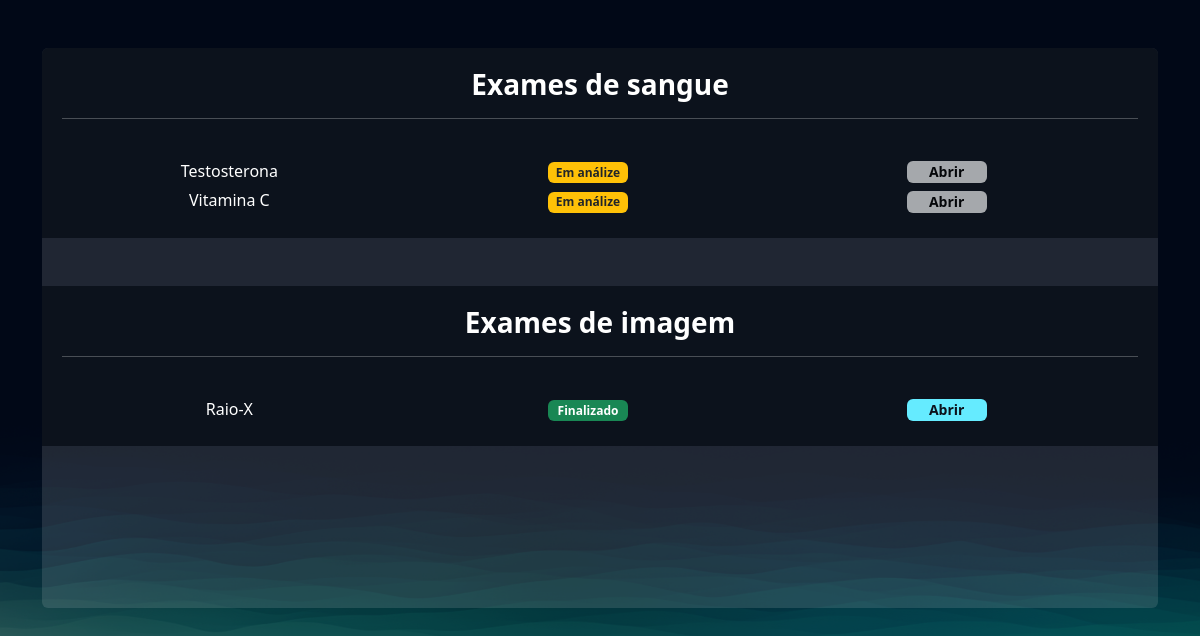
The app's page /exames/gerenciar_exames/ (signed in) with its own data.
### exames/models.py (models this page shows, shortened)
class SolicitacaoExame(models.Model):
    choice_status = (
        ('E', 'Em análise'),
        ('F', 'Finalizado')
    )
    usuario = models.ForeignKey(User, on_delete=models.DO_NOTHING)
    exame = models.ForeignKey(TiposExames, on_delete=models.DO_NOTHING)
    status = models.CharField(max_length=1, choices=choice_status)
    resultado = models.FileField(upload_to="resultados", null=True, blank=True)
    requer_senha = models.BooleanField(default=False)
    senha = models.CharField(max_length=16, null=True, blank=True)
    def badge_template(self):
        if self.status == 'E':
            classes = 'bg-warning text-dark'
            mensagem = 'Em análize'
        elif self.status == 'F':
            mensagem = 'Finalizado'
            classes = 'bg-success'
        return mark_safe(f'<span class="badge {classes}" style="width: 80px;">{mensagem}</span>')

class TiposExames(models.Model):
    tipo_choices = (
        ('I', 'Exame de Imagem'),
        ('S', 'Exame de Sangue')
    )
    nome = models.CharField(max_length=50)
    tipo = models.CharField(max_length=1, choices=tipo_choices)
    preco = models.FloatField()
    disponivel = models.BooleanField(default=True)
    horario_inicial = models.IntegerField()
    horario_final = models.IntegerField()

### exames/views.py (the view)
# urls.py: path('gerenciar_exames/', views.gerenciar_exames, name='gerenciar_exames'),
@login_required
def gerenciar_exames(request):
    exames = SolicitacaoExame.objects.filter(usuario = request.user)
    return render(request, 'gerenciar_exames.html', {'exames': exames})

### exames/templates/gerenciar_exames.html (shortened to what this page needs)
{% extends "bases/base.html" %}
{% load static %}
{% block 'head' %}
    <link href="{% static 'exames/css/css.css' %}" rel="stylesheet">
    <link href="{% static 'exames/css/gerenciar_pedidos.css' %}" rel="stylesheet">
    <link href="{% static 'exames/css/gerenciar_exames.css' %}" rel="stylesheet">
{% endblock 'head' %}
{% block 'conteudo' %}
    <br>
    <br>
    <div class="container">
        <div class="card card-view">
            <div class="sub-card">
                <h3>Exames de sangue</h3>
                <hr>
                <br>
                {% for exame in exames %}
                    {% if exame.exame.tipo == 'S' %}
                        <div class="row">
                            <div class="col-md">{{exame.exame.nome}}</div>
                            <div class="col-md">
                                {{exame.badge_template}}
                            </div>
                            <div class="col-md">
                                {% if exame.status == 'F' %}
                                    <a href="{% url 'permitir_abrir_exame' exame.id %}" target="_blank" class="btn btn-light"> Abrir </a>
                                {% else %}
                                    <a href="#" class="btn btn-light disabled"> Abrir </a>
                                {% endif %}
                            </div>
                        </div>
                    {% endif %}
                {% endfor %}
            </div>
                <br>
                <br>
            <div class="sub-card">
                <h3>Exames de imagem</h3>
                <hr>
                <br>
                {% for exame in exames %}
                    {% if exame.exame.tipo == 'I' %}
                        <div class="row">
                            <div class="col-md">{{exame.exame.nome}}</div>
                            <div class="col-md">
                                {{exame.badge_template}}
                            </div>
                            <div class="col-md">
                                {% if exame.status == 'F' %}
                                    <a href="{% url 'permitir_abrir_exame' exame.id %}" target="_blank" class="btn btn-light"> Abrir </a>
                                {% else %}
                                    <a href="#" class="btn btn-light disabled"> Abrir </a>
                                {% endif %}
                            </div>
                        </div>
                    {% endif %}
                {% endfor %}
            </div>
        </div>
    </div>
{% endblock 'conteudo' %}

### templates/static/geral/css/geral.css (style rules this page uses)
:root { --main-color: #151C34; --dark-color: #0C121C ; --light-color: #6DE6EE; --contrast-color: #f4c96b; --differential-color: #066668; }
* { color: white }

### templates/static/exames/css/css.css (style rules this page uses)
html { background-image: url('/static/geral/img/bg2.png'); background-size: cover; }
body { background-image: url('/static/geral/img/bg2.png'); background-size: cover; }
.card { background-color: rgba(217, 217, 217, .14); color: white; padding: 15px; }

### templates/static/exames/css/gerenciar_pedidos.css (style rules this page uses)
.card-view { text-align: center; padding: 0; border: none; height: 70vh; overflow: auto; }

### templates/static/exames/css/gerenciar_exames.css (style rules this page uses)
.sub-card { background-color: var(--dark-color); padding: 20px; }
h3 { font-weight: bold; }
.row { max-width: 100%; margin-bottom:5px; }
.btn { height: 22px; width: 80px; font-size: 14px; padding-top: 0; padding-bottom: 0; background-color: #65ebff; border: #65ebff; font-weight: bold; color: #0C121C; }

### records on screen
SolicitacaoExame: exame.nome "Testosterona", badge_template "Em análize", shows "Abrir"
SolicitacaoExame: exame.nome "Vitamina C", badge_template "Em análize", shows "Abrir"
SolicitacaoExame: exame.nome "Raio-X", badge_template "Finalizado", shows "Abrir"
